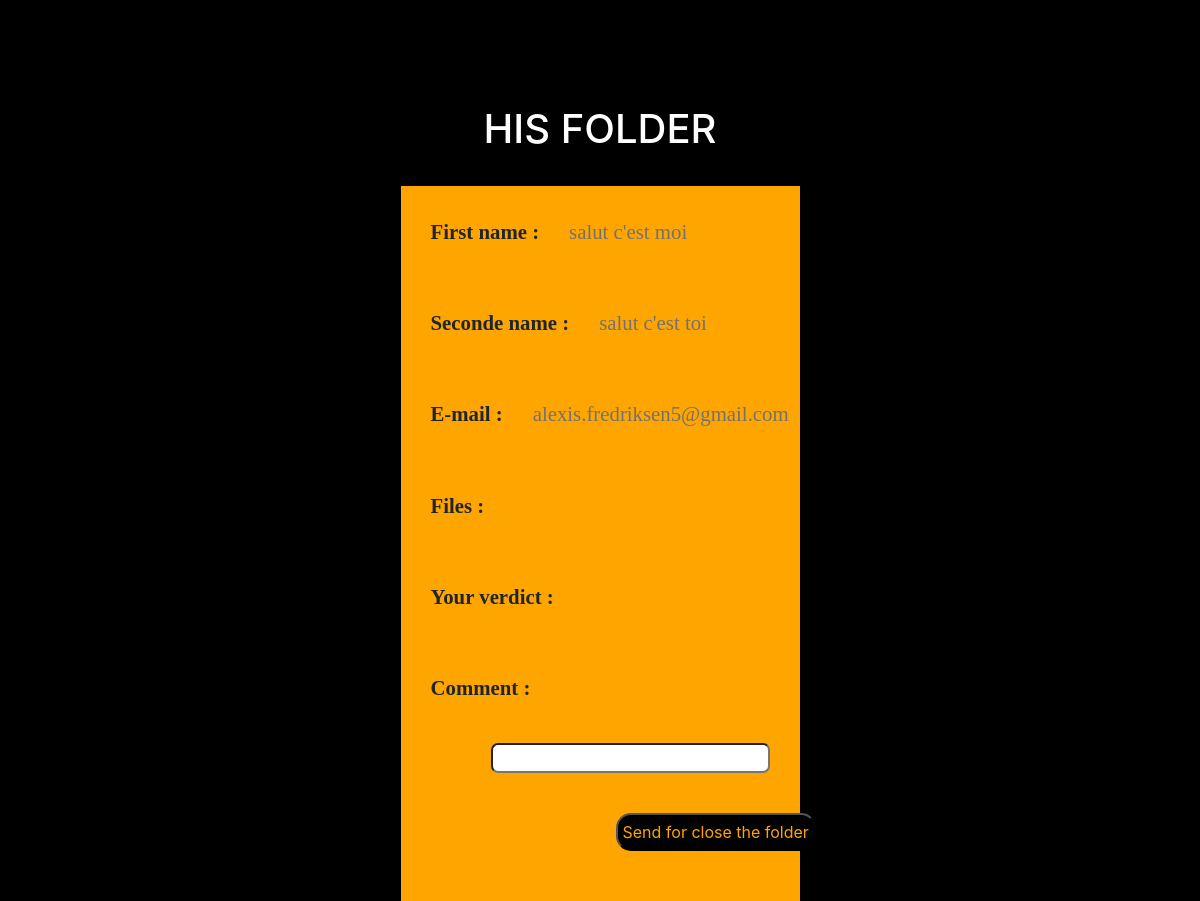
The page /workflow/final on the database as committed earlier.
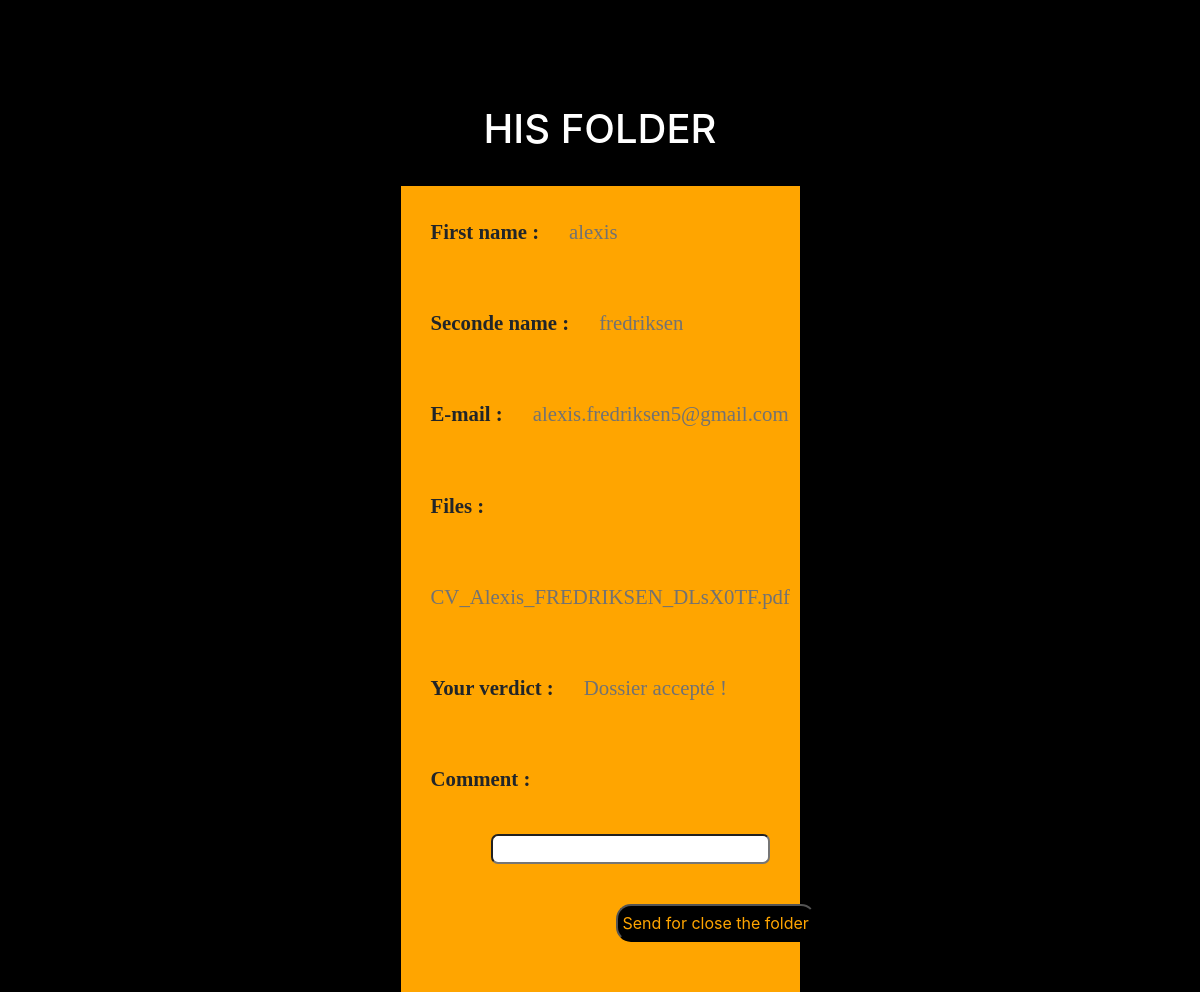
The same page on the database as committed later.
### workflow/models.py (models this page shows)
class File(models.Model):
    f_name = models.CharField(max_length=30)
    s_name = models.CharField(max_length=30)
    mail = models.CharField(max_length=30)
    File = models.FileField(blank=True)
    verdict = models.CharField(max_length=30)

### workflow/views.py (the view, shortened to what this page needs)
# urls.py: path('final', views.workfinal, name='final'),
def workfinal(request):
    Files=File.objects.latest('id')
    contextt={'Files':Files}
    return render(request, 'workflow/final.html', contextt)

### templates/workflow/final.html (shortened to what this page needs)
{% load static %}
<!DOCTYPE html>
<html>
<head>
	<link rel="stylesheet" href="https://stackpath.bootstrapcdn.com/bootstrap/4.1.3/css/bootstrap.min.css">
	<link rel="stylesheet" href="https://use.fontawesome.com/releases/v5.6.1/css/all.css">
    <form enctype="multipart/form-data" action="" method="post">
        <div class="container contenue">
            <h1>His folder</h1>
                <div class="container-fluid formulaire">
                    <div class="row">
                        <label name="f_name" class="text" for="fname">First name :</label>
                        <p class="text1">{{ Files.f_name }}</p>
                    </div>
                    <div class="row">
                        <label name="s_name" class="text" for="sname">Seconde name :</label>
                        <p class="text1">{{ Files.s_name }}</p>
                    </div>
                    <div class="row">
                        <label name="mail" class="text" for="mail">E-mail :</label>
                        <p class="text1">{{ Files.mail }}</p>
                    </div>
                    <div class="row">
                        <label name="files" class="text" for="files">Files :</label>
                        <p class="text1">{{ Files.File }}</p>
                    </div>
                    <div class="row">
                        <label name="files" class="text" for="files">Your verdict :</label>
                        <p class="text1">{{ Files.verdict }}</p>
                    </div>
                    <div class="row">
                        <label name="comment" class="text" for="comment">Comment :</label>
                        <input name="comment" type="text" id="form">
                    </div>
                    <div class="row">
                        <div class="col">
                            <input type="submit" value="Send for close the folder" class="submit">
                        </div>
                    </div>
                </div>
        </div>
    </form>
</body>
</html>

### templates/workflow/final.html (style rules this page uses)
.contenue { margin-top: 10vh; height: 85vh; width: 50%; background-color: #e3e0e000; }
.contenue h1 { text-align: center; padding-top: 25px; padding-bottom: 25px; color: white; text-transform: uppercase; }
#form { width: 70%; display: flex; justify-content: center; align-content: center; text-align: center; margin: 10px; border-radius: 7px; margin-left: 90px; }
.formulaire { background-color: orange; width: 70%; }
.text { display: flex; float: right; font-family: 'Roboto Slab', serif; font-size: 1.3em; margin: 20px 0px 0px 150px; font-weight: 700; margin: 30px 0px 30px 30px; }
.text1 { display: flex; font-family: 'Roboto Slab', serif; font-size: 1.3em; margin: 30px 0px 30px 30px; color: rgb(114, 114, 114); }
.submit { display: flex; margin: 30px 30px 50px 200px; border-radius: 15px; padding: 5px; color: orange; background-color: black; }

Rows that differ between the two databases and show on the page:
removed File: f_name "salut c'est moi", s_name "salut c'est toi", mail "alexis.fredriksen5@gmail.com"
added File: f_name "alexis", s_name "fredriksen", mail "alexis.fredriksen5@gmail.com", File "CV_Alexis_FREDRIKSEN_DLsX0TF.pdf", verdict "Dossier accepté !"
